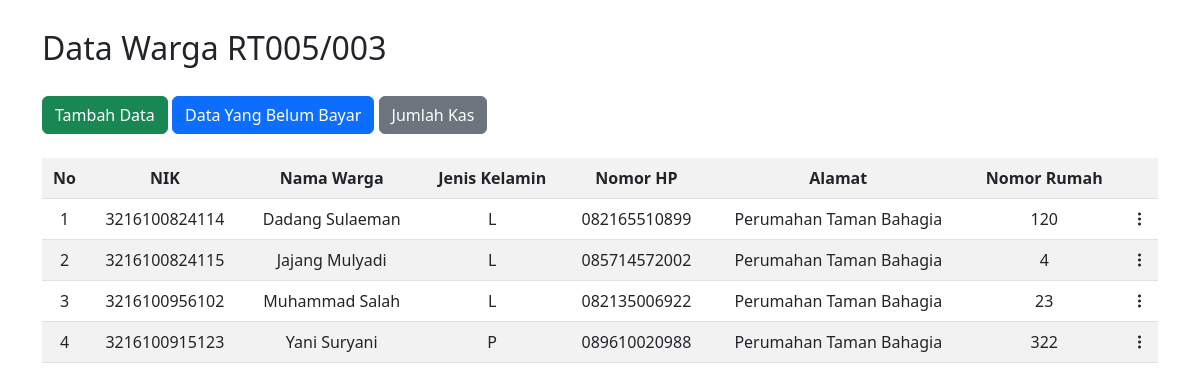
The page / on the database its author committed.
### tables this page shows
CREATE TABLE `warga` (
  `id` int(11) NOT NULL,
  `nik` varchar(50) DEFAULT NULL,
  `nama` varchar(200) DEFAULT NULL,
  `jenis_kelamin` enum('L','P') DEFAULT NULL,
  `no_hp` varchar(20) DEFAULT NULL,
  `alamat` tinytext DEFAULT NULL,
  `no_rumah` varchar(10) DEFAULT NULL,
  `status` tinyint(1) DEFAULT NULL,
  `users_id` int(11) NOT NULL
);

### index.php (the view, shortened to what this page needs)
<?php
    include("koneksi.php");
    $sql = 'SELECT id, nik, nama, jenis_kelamin, no_hp, alamat, no_rumah FROM warga';
    $result = mysqli_query($conn, $sql);
?>
<!DOCTYPE html>
<html lang="en">
  <head>
    <link
      href="https://cdn.jsdelivr.net/npm/bootstrap@5.3.0-alpha1/dist/css/bootstrap.min.css"
      rel="stylesheet"
    />
    <link rel="stylesheet" href="https://cdn.jsdelivr.net/npm/bootstrap-icons@1.10.3/font/bootstrap-icons.css">
  </head>
  <body>
    <div class="container">
      <div class="my-4 fs-2 d-block">Data Warga RT005/003</div>
      <a href="tambah.php" type="button" class="btn btn-success mb-4 d-inline">Tambah Data</a>
      <a href="laporan.php" type="button" class="btn btn-primary mb-4">Data Yang Belum Bayar</a>
      <a href="jumlah_kas.php" type="button" class="btn btn-secondary mb-4">Jumlah Kas</a>
      <table class="table table-hover table-striped">
        <tr class="text-center">
          <th>No</th>
          <th>NIK</th>
          <th>Nama Warga</th>
          <th>Jenis Kelamin</th>
          <th>Nomor HP</th>
          <th>Alamat</th>
          <th>Nomor Rumah</th>
          <th></th>
        </tr>
        <?php if($result): ?>
        <?php $counter = 1;  ?>
        <?php while($row = mysqli_fetch_array($result)): ?>
        <tr class="text-center">
          <td><?php echo $counter; ?></td>
          <td><?= $row['nik'];?></td>
          <td><?= $row['nama'];?></td>
          <td><?= $row['jenis_kelamin'];?></td>
          <td><?= $row['no_hp'];?></td>
          <td><?= $row['alamat'];?></td>
          <td><?= $row['no_rumah'];?></td>
          <td>
              <div>
                <a
                  type="button"
                  data-bs-toggle="dropdown"
                  aria-expanded="false"
                >
                <i class="bi bi-three-dots-vertical"></i>
                </a>
              </div>
            </td>
        </tr>
        <?php $counter++;  ?>
        <?php endwhile; else: ?>
        <tr>
          <td colspan="6">Belum ada data</td>
        </tr>
        <?php endif; ?>
      </table>
    </div>
  </body>
</html>

### rows shown on the page
warga: nik "3216100824114", nama "Dadang Sulaeman", jenis_kelamin "L", no_hp "082165510899", alamat "Perumahan Taman Bahagia", no_rumah "120"
warga: nik "3216100824115", nama "Jajang Mulyadi", jenis_kelamin "L", no_hp "085714572002", alamat "Perumahan Taman Bahagia", no_rumah "4"
warga: nik "3216100956102", nama "Muhammad Salah", jenis_kelamin "L", no_hp "082135006922", alamat "Perumahan Taman Bahagia", no_rumah "23"
warga: nik "3216100915123", nama "Yani Suryani", jenis_kelamin "P", no_hp "089610020988", alamat "Perumahan Taman Bahagia", no_rumah "322"
